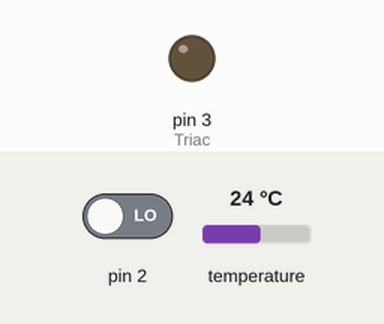
Recording of a sketch running on a simulated Arduino Uno, built with avr-gcc and run on an emulated ATmega328P. Shown: output pins drawn as LEDs (lit = HIGH). The test bench sets the inputs (shaded band); at power-on: pin 2 LOW, temperature 24 °C.

Above: at 2.2 s.
2.3 s: pin 2 driven HIGH
At 3.3 s:
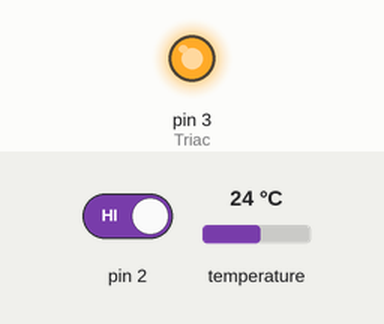
Timing chart, 0 to 5.3 s (numbered marks = the images above; inputs shaded):
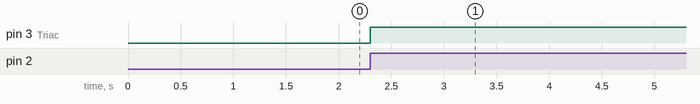

Measured:
- after the input at 2.3 s, pin 3 (Triac): LOW → HIGH at once

The sketch:

Arduino_code_PID_thermometer.ino
```cpp
#include <TimerOne.h>              // Incluir Librería TimerOne
#include <OneWire.h>
#include <DallasTemperature.h>
#include <PID_v1.h>                 // Incluir Librería PID

volatile int i = 0;                  // Variable usada por el contador.
volatile boolean cruce_cero = 0;     // variable que actúa como switch al detectar cruce por cero.
int Triac = 3;                       // Salida conectada al optoacoplador MOC 3021.
int dim;                             // Controla la intensidad de iluminación, 0 = ON ; 83 = OFF
int T_int = 100;                     // Tiempo en el cual se producen las interrupciones en us.
float average;

// Variables del termometro
OneWire ourWire(5);                //Se establece el pin 5 como bus OneWire
DallasTemperature sensors(&ourWire); //Se declara una variable u objeto para nuestro sensor
float temp;

// Variables PID
double Setpoint, Input, Output;
double Kp = 100, Ki = 70, Kd = 0.1;
PID myPID(&Input, &Output, &Setpoint, Kp, Ki, Kd, DIRECT);

void setup() {
  delay(1000);
  Serial.begin(9600);
  sensors.begin();                                     //Se inicia el sensor
  pinMode(Triac, OUTPUT);                              // Configurar como salida.
  attachInterrupt(0, deteccion_Cruce_cero, RISING);    // Realiza una interrupción al detectar el cruce por cero en el pin 2
  Timer1.initialize(T_int);                            //Inicializa la librería con el tiempo deseado.
  Timer1.attachInterrupt(Dimer, T_int);                // En cada interrupción ejecuta el código Dimer.

  // Inicializar PID
  Setpoint = 0; // Temperatura objetivo inicial
  myPID.SetMode(AUTOMATIC);
  myPID.SetOutputLimits(0, 16); // Ajusta los límites de salida del PID para el control del dimmer
}

void deteccion_Cruce_cero() {
  cruce_cero = true; // Si existe un cruce por cero entonces la variable "cruce_cero" cambia a TRUE...
  i = 0;
  digitalWrite(Triac, LOW);
}

void Dimer() {
  if (cruce_cero == true) {
    if (i >= dim) {
      digitalWrite(Triac, HIGH);
      i = 0;
      cruce_cero = false;
    } else {
      i++;
    }
  }
}

void loop () {
  average = 0;
  for (int i = 0; i < 10; i++) {
    sensors.requestTemperatures();   //Se envía el comando para leer la temperatura
    average += sensors.getTempCByIndex(0)/10; //Se obtiene la temperatura en ºC
    delay(800); // Esperar un poco entre lecturas
  }
  Input = average;
  myPID.Compute(); // Calcular PID
  dim = map(Output,0,16,84,68); // Asignar la salida del PID al dimmer
  //dim = 42;

  // Leer el setpoint desde el puerto serie
  if (Serial.available() > 0) {
    Setpoint = Serial.parseFloat();
  }

  // Enviar la temperatura actual al PC
  Serial.println(Input);
  Serial.println(dim);
  //Serial.println(Setpoint);

  delay(1000);
}
```
